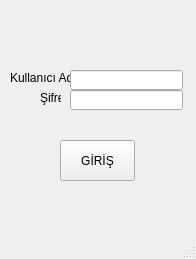
<?xml version="1.0" encoding="UTF-8"?>
<ui version="4.0">
 <class>login</class>
 <widget class="QMainWindow" name="login">
  <property name="geometry">
   <rect>
    <x>0</x>
    <y>0</y>
    <width>196</width>
    <height>259</height>
   </rect>
  </property>
  <property name="windowTitle">
   <string notr="true">Giriş</string>
  </property>
  <widget class="QWidget" name="centralwidget">
   <widget class="QLabel" name="kullanici_adi_label">
    <property name="geometry">
     <rect>
      <x>10</x>
      <y>70</y>
      <width>61</width>
      <height>16</height>
     </rect>
    </property>
    <property name="text">
     <string>Kullanıcı Adı</string>
    </property>
   </widget>
   <widget class="QLabel" name="sifre_label">
    <property name="geometry">
     <rect>
      <x>40</x>
      <y>90</y>
      <width>21</width>
      <height>16</height>
     </rect>
    </property>
    <property name="text">
     <string>Şifre</string>
    </property>
   </widget>
   <widget class="QPushButton" name="giris">
    <property name="geometry">
     <rect>
      <x>60</x>
      <y>140</y>
      <width>75</width>
      <height>41</height>
     </rect>
    </property>
    <property name="text">
     <string>GİRİŞ</string>
    </property>
   </widget>
   <widget class="QLineEdit" name="kullanici_adi">
    <property name="geometry">
     <rect>
      <x>70</x>
      <y>70</y>
      <width>113</width>
      <height>20</height>
     </rect>
    </property>
   </widget>
   <widget class="QLineEdit" name="sifre">
    <property name="geometry">
     <rect>
      <x>70</x>
      <y>90</y>
      <width>113</width>
      <height>20</height>
     </rect>
    </property>
   </widget>
  </widget>
  <widget class="QStatusBar" name="statusbar"/>
 </widget>
 <resources/>
 <connections/>
</ui>
